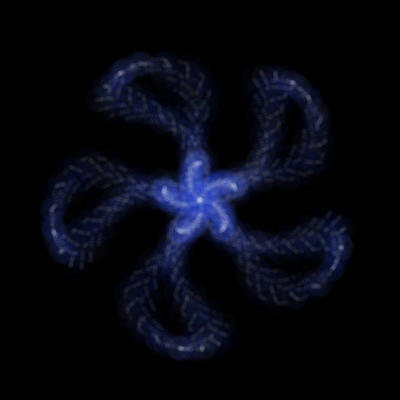
Frame 1 (no input)
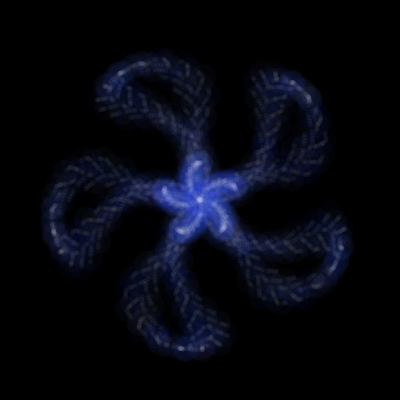
Frame 60 (the mouse pressed at the canvas centre just before this capture)
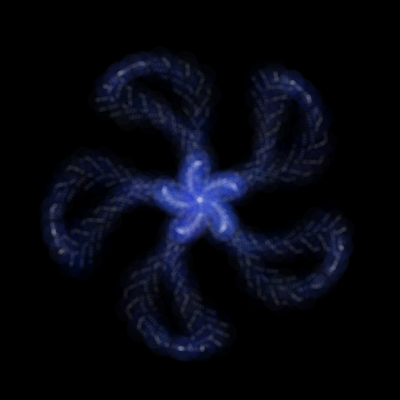
Frame 120 (the mouse held since frame 60 and released just before this capture)

The Processing sketch that drew these frames (run headless with seeded random() and noise(); from frame 60 on, the mouse is pressed at the canvas centre):

// Processing sketch: processing_185831
// ── processing_185831.pde

float a;
float b;
float c;
float d;
int num = 5000;
float x;
float y;
float r1 = 0;//266549;//0;
float t1 = 0.2;
float r2 = 0;//1320000;//0;
float t2 = 1;
float h2 = 0.5;
float r3 = 0;//133274;//0;
float t3 = 0.1;
float h3 = 0.2;

float r1_goal = r1 + t1;// * num;
float r2_goal = r2 + t2;// * num;
float r3_goal = r3 + t3;// * num;

float R;
float theta = 0;

void setup() {
  size(400, 400);
  colorMode(HSB, 360, 100, 100);
  background(0);
  smooth();

  //noLoop();
}

void draw() {
  background(0);

  pushMatrix();
  translate(width/2, height/2);
  rotate(radians(-90));
  noStroke();
  for (int i = 0;i <= num;i += 1) {
    b = pow(1 - abs(sin(r2/2))*2, 2);
    a = pow(b * h2 * 3 - 1, 2); 
    c = (sin(r2*3)+cos(r2*5))/3 ;
    x = 150 * a * sin(r1 * 3 + c );
    y = 150 * a * cos(r1 * 3 + c );

    r1 += t1;
    r2 += t2;
    r3 += t3;

    if (i % 5 == 0) {
      R = 25;
      fill(230, random(50, 100), random(50, 100), 10);
    }
    else {
      R = 5;
      fill(360, 10);
    }
    ellipse(x, y, R, R);
  }

  r1 = r1_goal;
  r2 = r2_goal;
  r3 = r3_goal;

  popMatrix();
}
